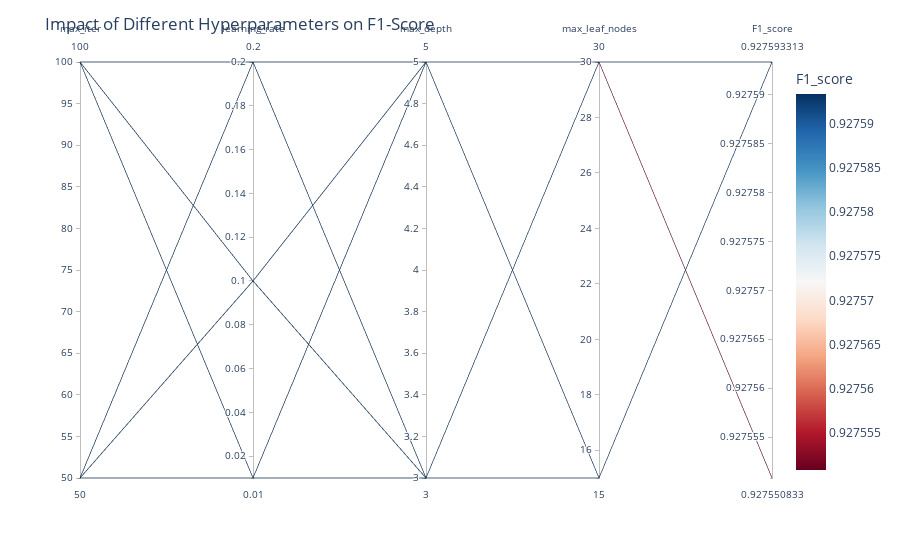

Notebook source saved alongside this figure:
### Code cell
# Impact of Different Hyperparameters
# Hyperparameters for Histogram GBM (additional ones introduced)
max_iter_values = [50, 100]
learning_rate_values = [0.01, 0.1, 0.2]
max_depth_values = [3, 5]
max_leaf_nodes_values = [15, 30]

results = []

for max_iter in max_iter_values:
    for learning_rate in learning_rate_values:
        for max_depth in max_depth_values:
            for max_leaf_nodes in max_leaf_nodes_values:
                
                gbm_hist = HistGradientBoostingClassifier(
                    max_iter=max_iter,
                    learning_rate=learning_rate,
                    max_depth=max_depth,
                    max_leaf_nodes=max_leaf_nodes,
                    random_state=42
                )

                gbm_hist.fit(X_train, y_train)
                y_pred = gbm_hist.predict(X_test)

                # Calculate the F1-score
                f1 = f1_score(y_test, y_pred)

                results.append((max_iter, learning_rate, max_depth, max_leaf_nodes, f1))

df1 = pd.DataFrame(results, columns=[
    'max_iter', 'learning_rate', 'max_depth', 'max_leaf_nodes', 'F1_score'
])


import plotly.express as px
# Create a parallel coordinates plot with Plotly
fig = px.parallel_coordinates(df1, color="F1_score", color_continuous_scale=px.colors.colorbrewer.RdBu) 
fig.update_layout(
    title="Impact of Different Hyperparameters on F1-Score",
    xaxis_title="Hyperparameters",
    yaxis_title="F1-Score",
)
fig.show()

### Figure 1 — Plotly figure (JSON) as saved in the notebook; plotly's stock layout.template omitted (floating-point values rounded to 4 significant figures)
{"data": [{"dimensions": [{"label": "max_iter", "values": [50, 50, 50, 50, 50, 50, 50, 50, 50, 50, 50, 50, 100, 100, 100, 100, 100, 100, 100, 100, 100, 100, 100, 100]}, {"label": "learning_rate", "values": [0.01, 0.01, 0.01, 0.01, 0.1, 0.1, 0.1, 0.1, 0.2, 0.2, 0.2, 0.2, 0.01, 0.01, 0.01, 0.01, 0.1, 0.1, 0.1, 0.1, 0.2, 0.2, 0.2, 0.2]}, {"label": "max_depth", "values": [3, 3, 5, 5, 3, 3, 5, 5, 3, 3, 5, 5, 3, 3, 5, 5, 3, 3, 5, 5, 3, 3, 5, 5]}, {"label": "max_leaf_nodes", "values": [15, 30, 15, 30, 15, 30, 15, 30, 15, 30, 15, 30, 15, 30, 15, 30, 15, 30, 15, 30, 15, 30, 15, 30]}, {"label": "F1_score", "values": [0.9276, 0.9276, 0.9276, 0.9276, 0.9276, 0.9276, 0.9276, 0.9276, 0.9276, 0.9276, 0.9276, 0.9276, 0.9276, 0.9276, 0.9276, 0.9276, 0.9276, 0.9276, 0.9276, 0.9276, 0.9276, 0.9276, 0.9276, 0.9276]}], "domain": {"x": [0, 1], "y": [0, 1]}, "line": {"color": [0.9276, 0.9276, 0.9276, 0.9276, 0.9276, 0.9276, 0.9276, 0.9276, 0.9276, 0.9276, 0.9276, 0.9276, 0.9276, 0.9276, 0.9276, 0.9276, 0.9276, 0.9276, 0.9276, 0.9276, 0.9276, 0.9276, 0.9276, 0.9276], "coloraxis": "coloraxis"}, "name": "", "type": "parcoords"}], "layout": {"coloraxis": {"colorbar": {"title": {"text": "F1_score"}}, "colorscale": [[0, "rgb(103,0,31)"], [0.1, "rgb(178,24,43)"], [0.2, "rgb(214,96,77)"], [0.3, "rgb(244,165,130)"], [0.4, "rgb(253,219,199)"], [0.5, "rgb(247,247,247)"], [0.6, "rgb(209,229,240)"], [0.7, "rgb(146,197,222)"], [0.8, "rgb(67,147,195)"], [0.9, "rgb(33,102,172)"], [1, "rgb(5,48,97)"]]}, "legend": {"tracegroupgap": 0}, "margin": {"t": 60}, "title": {"text": "Impact of Different Hyperparameters on F1-Score"}, "xaxis": {"title": {"text": "Hyperparameters"}}, "yaxis": {"title": {"text": "F1-Score"}}}}
